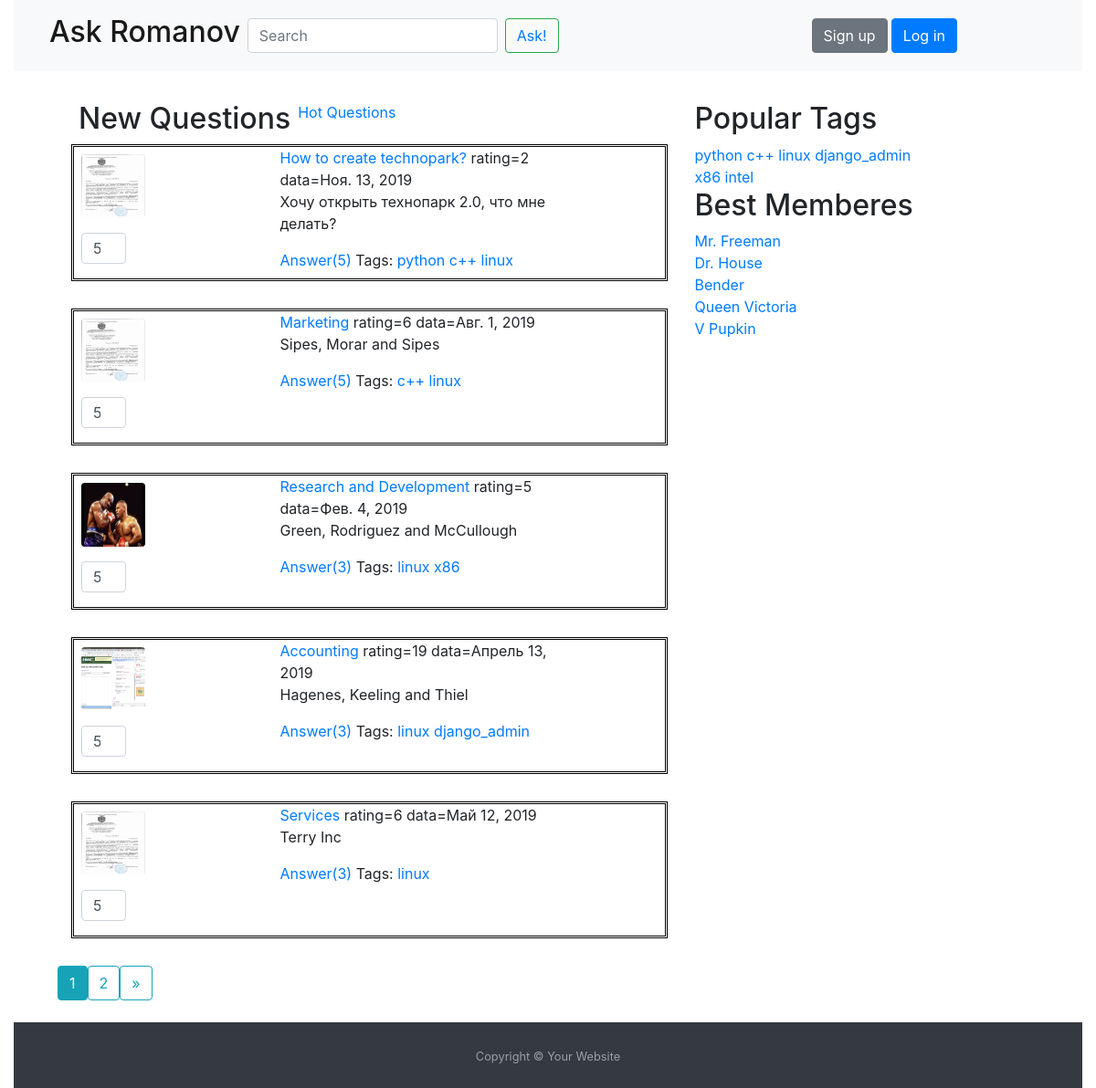
Screenshot of /tag/linux with the database file from the repository.
### askpupkin/models.py (models this page shows, shortened)
class Question(models.Model):
    title = models.CharField(max_length=255)
    data_create = models.DateField(auto_now_add=True)
    content = models.TextField()
    author = models.ForeignKey(User, on_delete=models.SET_NULL, blank=True, null=True)
    rating = models.IntegerField(default=0)
    tag = models.ManyToManyField(Tag, blank=True)
    objects = QuestionManager()
    @property
    def answer_count(self):
        return self.answer_set.count()

class Profile(models.Model):
    avatar = models.ImageField(default="default.png", upload_to="images/")
    rating = models.IntegerField(default=0)
    user = models.OneToOneField(User, on_delete=models.CASCADE)

class Tag(models.Model):
    tag_word = models.CharField(max_length=80)

### askpupkin/views.py (the view)
# urls.py: path('', views.question_list, name="question_list"),
def question_list(request, tag=None):
    path = request.path
    if path == '/hot':
        question_list = Question.objects.best_questions()
    elif re.match(r'^/tag/.+$', path):  # tag select
        question_list = Question.objects.filter(tag__tag_word=tag)
    else:
        question_list = Question.objects.newest_questions()
    page = paginate(question_list, request)
    paginator = page.paginator
    tags = Tag.objects.all()
    context = {'questions': page.object_list, 'tags': tags,
               'page': page, 'paginator': paginator}
    return render(request, 'index.html', context=context)

### askpupkin/views.py (called while the page is built)
def paginate(object_list, request):
    try:
        limit = int(request.GET.get('limit', 5))
    except ValueError:
        limit = 5
    if limit > 100:
        limit = 5
    try:
        page = int(request.GET.get('page', 1))
    except ValueError:
        raise Http404
    paginator = Paginator(object_list, limit)
    try:
        page = paginator.page(page)
    except EmptyPage:
        page = paginator.page(paginator.num_pages)
    return page

### askpupkin/templates/index.html
{% extends 'base.html' %}
{% load static %}
{% block content %}
    <div class="content d-flex">
        <p class="h2 ml-2 mr-2">New Questions</p>
        <a href="{% url "hot" %}"><p>Hot Questions</p></a>
    </div>
    {% for question in questions %}
        <div class="content forms">
            <div class="row">
                <div class="col-4 d-flex flex-column">
                    <img src="{{ question.author.profile.avatar.url }}" class="rounded m-2"/>
                    <input type="number" name="like" class="form-control m-2 col-3" value="5" size="2"/>
                </div>
                <div class="col-6">
                    <span><a href="{% url "question" question.id %}">{{ question.title }}</a></span>
                    <span> rating={{ question.rating }}</span>
                    <span>data={{ question.data_create }}</span>
                    <p>{{ question.content }}</p>
                    <a href="{% url 'question' question.id %}">Answer({{ question.answer_count }}) </a><span>Tags: </span>
                    {% for tag in question.tag.all %}
                        <a href="{% url 'tag' tag.tag_word %}"> {{ tag.tag_word }}
                    {% endfor %}</a>
                </div>
            </div>
        </div>
    {% endfor %}
{% endblock %}

### askpupkin/templates/base.html (shortened to what this page needs)
<!DOCTYPE html>
<html lang="en">
<head>
    {% load staticfiles %}
    <link rel="stylesheet" type="text/css" href="{% static "css/bootstrap.min.css" %}"/>
    <link rel="stylesheet" href="{% static "css/style.css" %}"/>
</head>
<body class="container-fluid">
<div class="main-block">
    <header>
        <nav class="navbar navbar-expand-md navbar-light bg-light">
            <div class="navbar-search col-9 d-flex flex-row">
                <ul class="navbar-nav">
                    <li class="nav-item active">
                        <a class="nav-link" href="/"><h2>Ask Romanov</h2></a>
                    </li>
                </ul>
                <form class="form-inline my-1">
                    <input type="text" class="form-control" placeholder="Search" aria-label="Search"/>
                    <button class="btn btn-outline-success m-2"><a href="{% url 'ask' %}"> Ask!</a></button>
                </form>
            </div>
            {% if user.is_authenticated %}
                <a href="{% url 'logout' %}?next={{ request.path }}" class="mx-1">Log out</a>
                <strong class="alert alert-success">Hello <a
                        href="{% url 'cabinet' %}"> {{ user.username }}</a></strong>
                <a href="{% url "cabinet" %}"><img src="{{ user.profile.avatar.url }}" class="rounded m-2"
                                                   alt="Avatar" width="60" height="60"/></a>
            {% else %}
                <a href="{% url "signup" %}" class="mx-1 btn btn-secondary">Sign up</a>
                <a href="{% url "login" %}?next={{ request.path }}" class="btn btn-primary">Log in</a>
            {% endif %}
        </nav>
    </header>
    <div class="main-content">
        <section class="d-flex">
            <div class="left-content ml-5 col-7">
                {% block content %}
                {% endblock %}
            </div>
            <div class="right-content col-3">
                {% block tag %}
                    <div class="content tags">
                        <h2>Popular Tags</h2>
                        {% for tag in tags %}
                            <a href="{% url "tag" tag.tag_word %}"><span>{{ tag.tag_word }}</span></a>
                        {% endfor %}
                    </div>
                {% endblock tag %}
                <div class="content memberes d-flex flex-column">
                    <h2>Best Memberes</h2>
                    <a href="#">Mr. Freeman</a>
                    <a href="#">Dr. House</a>
                    <a href="#">Bender</a>
                    <a href="#">Queen Victoria</a>
                    <a href="#">V Pupkin</a>
                </div>
            </div>
        </section>
    </div>
    {% block pagin %}
        <div class="row ml-5 justify-content-start">
            {% for num in paginator.page_range %}
                {% if page.number == num %}
                    <a class="btn btn-info mb-4" href="?page={{ num }}">{{ num }}</a>
                {% elif num > page.number|add:'-3' and num < page.number|add:'3' %}
                    <a class="btn btn-outline-info mb-4" href="?page={{ num }}">{{ num }}</a>
                {% endif %}
            {% endfor %}
            {% if page.has_next %}
                <a class="btn btn-outline-info mb-4" href="?page={{ page.next_page_number }}">&raquo;</a>
            {% endif %}
        </div>
    {% endblock %}
    <footer id="sticky-footer" class="py-4 bg-dark text-white-50">
        <div class="text-center">
            <small>Copyright &copy; Your Website</small>
        </div>
    </footer>
</div>
</body>
</html>

### askpupkin/static/css/style.css (style rules this page uses)
.main-block { display: flex; flex-direction: column; height: 100vh; }
.main-content { flex: 1 0 auto; }
#sticky-footer { flex-shrink: 0; }
.forms { width: 100%; height: 150px; margin-bottom: 30px; border: 3px double black; }
.row img { width: 70px; height: 70px; }

### rows the page displays
Question: author.profile.avatar (picture), title "How to create technopark?", rating "2", data_create "Ноя. 13, 2019", content "Хочу открыть технопарк 2.0, что мне делать?", answer_count "5"
Tag: tag_word "python"
Tag: tag_word "c++"
Tag: tag_word "linux"
Question: author.profile.avatar (picture), title "Marketing", rating "6", data_create "Авг. 1, 2019", content "Sipes, Morar and Sipes", answer_count "5"
Question: author.profile.avatar (picture), title "Research and Development", rating "5", data_create "Фев. 4, 2019", content "Green, Rodriguez and McCullough", answer_count "3"
Tag: tag_word "x86"
Question: author.profile.avatar (picture), title "Accounting", rating "19", data_create "Апрель 13, 2019", content "Hagenes, Keeling and Thiel", answer_count "3"
Tag: tag_word "django_admin"
Question: author.profile.avatar (picture), title "Services", rating "6", data_create "Май 12, 2019", content "Terry Inc", answer_count "3"
Tag: tag_word "intel"

### other values shown
{{ num }} "1"
{{ num }} "2"
